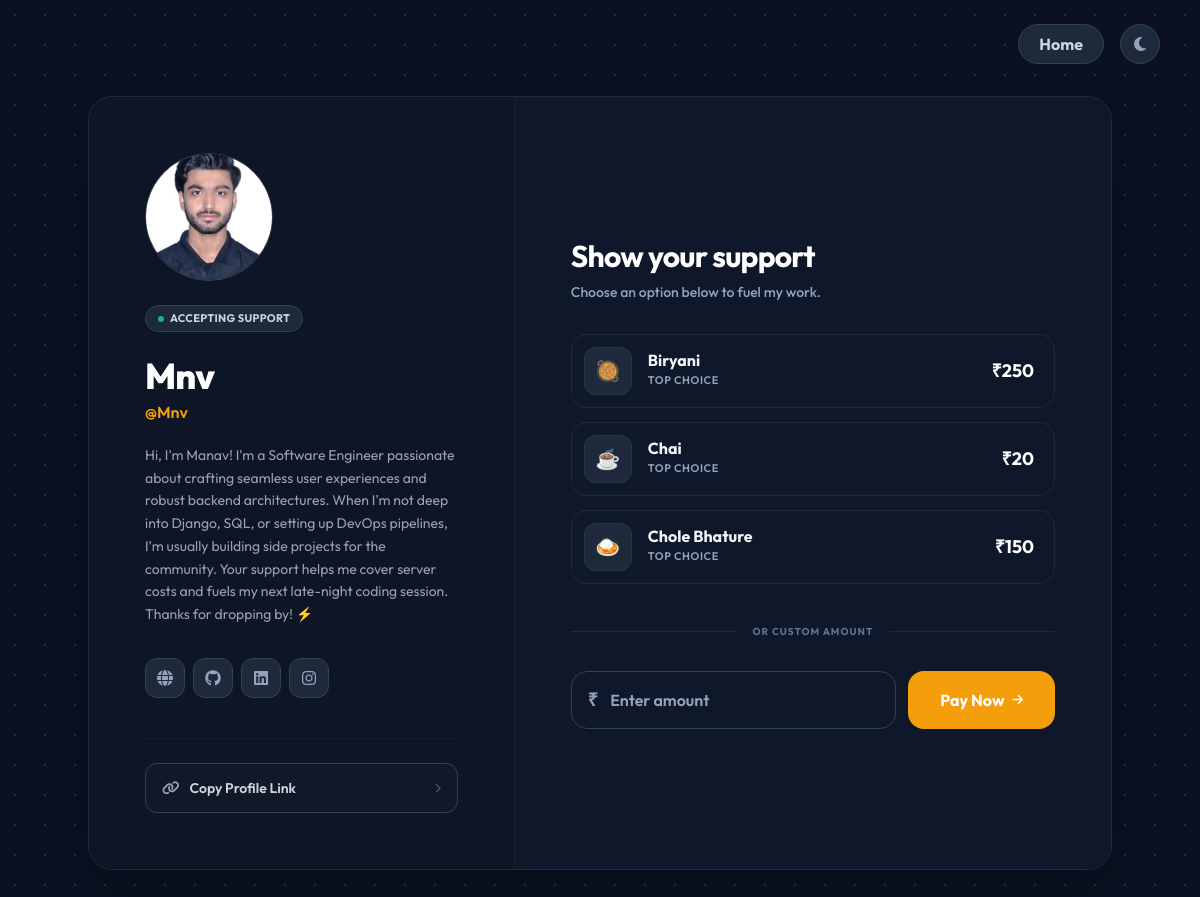
/Mnv, run on the app's committed database.
### tables this page shows
CREATE TABLE creators 
                 (username TEXT PRIMARY KEY, name TEXT, upi_id TEXT, 
                  bio TEXT, pic TEXT, github TEXT, instagram TEXT, linkedin TEXT, website TEXT, password TEXT, email TEXT, phone TEXT, google_id TEXT);

### app.py (the view)
@app.route('/<username>')
def profile(username):
    if username in DISHES:
        return render_template('index.html', dish=DISHES[username], all_dishes=DISHES, username=session.get('username'))
    conn = get_db_connection()
    creator = conn.execute('SELECT * FROM creators WHERE username = ?', (username,)).fetchone()
    conn.close()
    if creator:
        return render_template('profile.html',
                               creator_username=creator['username'],
                               session_user=session.get('username'),
                               name=creator['name'],
                               bio=creator['bio'],
                               upi_id=creator['upi_id'],
                               pic=creator['pic'],
                               website=creator['website'],
                               github=creator['github'],
                               linkedin=creator['linkedin'],
                               instagram=creator['instagram'],
                               all_dishes=DISHES)
    abort(404)

### app.py (called while the page is built)
def get_db_connection():
    conn = sqlite3.connect('pizza.db')
    conn.row_factory = sqlite3.Row
    return conn

### templates/profile.html (shortened to what this page needs)
<!DOCTYPE html>
<html lang="en" class="dark scroll-smooth">
<head>
    <script src="https://cdn.tailwindcss.com"></script>
    <link href="https://cdnjs.cloudflare.com/ajax/libs/font-awesome/6.4.0/css/all.min.css" rel="stylesheet">
</head>
<body class="bg-slate-50 text-slate-900 dark:bg-[#0B1121] dark:text-slate-50 min-h-screen overflow-x-hidden relative selection:bg-brand-500/30 font-sans antialiased">
    <div class="absolute top-6 right-6 lg:right-10 z-50 flex gap-4">
        {% if session_user %}
            <a href="/" class="w-10 h-10 rounded-full flex items-center justify-center bg-white dark:bg-slate-800 shadow-sm border border-slate-200 dark:border-slate-700 hover:bg-slate-50 dark:hover:bg-slate-700 transition">
                <i class="fas fa-home text-slate-500 dark:text-slate-400"></i>
            </a>
            <a href="/logout" class="h-10 px-5 rounded-full flex items-center justify-center bg-white dark:bg-slate-800 shadow-sm border border-slate-200 dark:border-slate-700 hover:bg-red-50 dark:hover:bg-red-900/20 transition font-bold text-slate-600 hover:text-red-500 dark:text-slate-400 dark:hover:text-red-400">
                Log out
            </a>
        {% else %}
            <a href="/" class="h-10 px-5 rounded-full flex items-center justify-center bg-white dark:bg-slate-800 shadow-sm border border-slate-200 dark:border-slate-700 hover:bg-slate-50 dark:hover:bg-slate-700 transition font-bold text-slate-600 dark:text-slate-300">
                Home
            </a>
        {% endif %}
        <button id="theme-toggle" class="w-10 h-10 rounded-full flex items-center justify-center bg-white dark:bg-slate-800 shadow-sm border border-slate-200 dark:border-slate-700 hover:bg-slate-50 dark:hover:bg-slate-700 transition">
            <i id="theme-icon" class="fas fa-sun text-slate-500 dark:text-slate-400"></i>
        </button>
    </div>
    <main class="min-h-screen py-24 flex items-center justify-center px-4 md:px-6">
        <div class="relative z-10 bg-white dark:bg-[#0F172A] border border-slate-200 dark:border-slate-800 shadow-2xl rounded-3xl max-w-5xl w-full flex flex-col md:flex-row overflow-hidden">
            <div class="w-full md:w-5/12 p-10 lg:p-14 border-b md:border-b-0 md:border-r border-slate-100 dark:border-slate-800/50 bg-slate-50/50 dark:bg-[#0B1121]/30 flex flex-col items-center md:items-start text-center md:text-left relative">
                <div class="mb-6 relative w-28 h-28 lg:w-32 lg:h-32 rounded-full border border-slate-200 dark:border-slate-700 shadow-sm overflow-hidden bg-white dark:bg-[#111]">
                    {% if pic == 'default.png' %}
                        <img src="https://api.dicebear.com/7.x/notionists/svg?seed={{ name }}&backgroundColor=transparent" class="w-full h-full object-cover">
                    {% else %}
                        <img src="{{ url_for('static', filename='uploads/' + pic) }}" class="w-full h-full object-cover">
                    {% endif %}
                </div>
                <div class="inline-flex items-center gap-1.5 px-3 py-1 rounded-full bg-slate-100 dark:bg-slate-800 text-slate-600 dark:text-slate-300 text-[11px] font-bold tracking-wide uppercase mb-6 border border-slate-200 dark:border-slate-700">
                    <span class="w-1.5 h-1.5 rounded-full bg-emerald-500"></span> Accepting Support
                </div>
                <h1 class="text-3xl lg:text-4xl font-extrabold mb-1 tracking-tight text-slate-900 dark:text-white">{{ name }}</h1>
                <p class="text-brand-500 font-semibold mb-5 text-sm lg:text-base">@{{ creator_username }}</p>
                <div class="text-slate-600 dark:text-slate-400 text-sm leading-relaxed max-h-48 overflow-y-auto w-full mb-8 font-normal">
                    <p>{{ bio }}</p>
                </div>
                <div class="flex flex-wrap gap-2 justify-center md:justify-start">
                    {% if website %}
                    <a href="{{ website }}" target="_blank" title="Website" class="w-10 h-10 flex items-center justify-center rounded-xl bg-white dark:bg-slate-800 border border-slate-200 dark:border-slate-700 hover:border-slate-300 dark:hover:border-slate-600 transition text-slate-400 hover:text-slate-700 dark:hover:text-slate-200">
                        <i class="fas fa-globe text-base"></i>
                    </a>
                    {% endif %}
                    {% if github %}
                    <a href="{{ github }}" target="_blank" title="GitHub" class="w-10 h-10 flex items-center justify-center rounded-xl bg-white dark:bg-slate-800 border border-slate-200 dark:border-slate-700 hover:border-slate-300 dark:hover:border-slate-600 transition text-slate-400 hover:text-slate-700 dark:hover:text-slate-200">
                        <i class="fab fa-github text-base"></i>
                    </a>
                    {% endif %}
                    {% if linkedin %}
                    <a href="{{ linkedin }}" target="_blank" title="LinkedIn" class="w-10 h-10 flex items-center justify-center rounded-xl bg-white dark:bg-slate-800 border border-slate-200 dark:border-slate-700 hover:border-slate-300 dark:hover:border-slate-600 transition text-slate-400 hover:text-slate-700 dark:hover:text-slate-200">
                        <i class="fab fa-linkedin text-base"></i>
                    </a>
                    {% endif %}
                    {% if instagram %}
                    <a href="{{ instagram }}" target="_blank" title="Instagram" class="w-10 h-10 flex items-center justify-center rounded-xl bg-white dark:bg-slate-800 border border-slate-200 dark:border-slate-700 hover:border-slate-300 dark:hover:border-slate-600 transition text-slate-400 hover:text-slate-700 dark:hover:text-slate-200">
                        <i class="fab fa-instagram text-base"></i>
                    </a>
                    {% endif %}
                </div>
                <div class="mt-10 pt-6 border-t border-slate-200 dark:border-slate-800/50 w-full space-y-3">
                    <button onclick="copyMyLink()" id="copyBtn" class="w-full flex justify-between items-center bg-white dark:bg-[#111827] hover:bg-slate-50 dark:hover:bg-slate-800 p-3.5 px-4 rounded-xl border border-slate-200 dark:border-slate-700 text-sm font-semibold text-slate-600 dark:text-slate-300 transition-colors">
                        <span class="flex items-center gap-2.5"><i class="fas fa-link text-slate-400"></i> Copy Profile Link</span>
                        <i class="fas fa-chevron-right text-[10px] text-slate-300 dark:text-slate-600"></i>
                    </button>
                </div>
            </div>
            <div class="w-full md:w-7/12 p-10 lg:p-14 flex flex-col justify-center bg-white dark:bg-[#0F172A]">
                <div class="mb-8">
                    <h2 class="text-2xl lg:text-3xl font-bold text-slate-900 dark:text-white tracking-tight mb-2">Show your support</h2>
                    <p class="text-sm font-medium text-slate-500 dark:text-slate-400">Choose an option below to fuel my work.</p>
                </div>
                <div class="grid grid-cols-1 gap-3.5 mb-2" id="menuOptions">
                </div>
                <div class="my-8 flex items-center gap-4">
                    <div class="h-px w-full bg-slate-200 dark:bg-slate-800"></div>
                    <span class="text-[10px] font-bold text-slate-400 dark:text-slate-500 uppercase tracking-widest whitespace-nowrap">Or custom amount</span>
                    <div class="h-px w-full bg-slate-200 dark:bg-slate-800"></div>
                </div>
                <div class="flex flex-col sm:flex-row gap-3">
                    <div class="relative flex-1">
                        <div class="relative flex items-center bg-white dark:bg-slate-900 border border-slate-300 dark:border-slate-700 rounded-2xl overflow-hidden focus-within:border-brand-500 dark:focus-within:border-brand-500 focus-within:ring-2 focus-within:ring-brand-500/10 transition-all shadow-sm">
                            <span class="pl-4 text-slate-400 font-semibold text-lg">₹</span>
                            <input type="number" id="customAmount" placeholder="Enter amount" class="w-full bg-transparent py-4 pl-3 pr-4 text-slate-900 dark:text-white placeholder-slate-400 focus:outline-none font-semibold">
                        </div>
                    </div>
                    <button onclick="generateCustomQR()" class="sm:w-auto w-full bg-slate-900 dark:bg-brand-500 hover:bg-slate-800 dark:hover:bg-brand-400 text-white font-bold px-8 py-4 sm:py-0 rounded-2xl transition-colors shadow-sm focus:ring-2 focus:ring-offset-2 focus:ring-slate-900 dark:focus:ring-brand-500 flex justify-center items-center gap-2">
                        <span>Pay Now</span> <i class="fas fa-arrow-right text-[12px]"></i>
                    </button>
                </div>
            </div>
        </div>
    </main>
</body>
</html>

### templates/profile.html (style rules this page uses)
body { transition: background-color 0.3s ease, color 0.3s ease; }

### data on the page
creators: pic (picture), name "Mnv", username "Mnv", bio "Hi, I'm Manav! I'm a Software Engineer passionate about crafting seamless user experiences and robust backend architectures. When I'm not deep into Django, SQL, or setting up DevOps pipelines, I'm usually building side projects for the community. Your support helps me cover server costs and fuels my next late-night coding session. Thanks for dropping by! ⚡"
